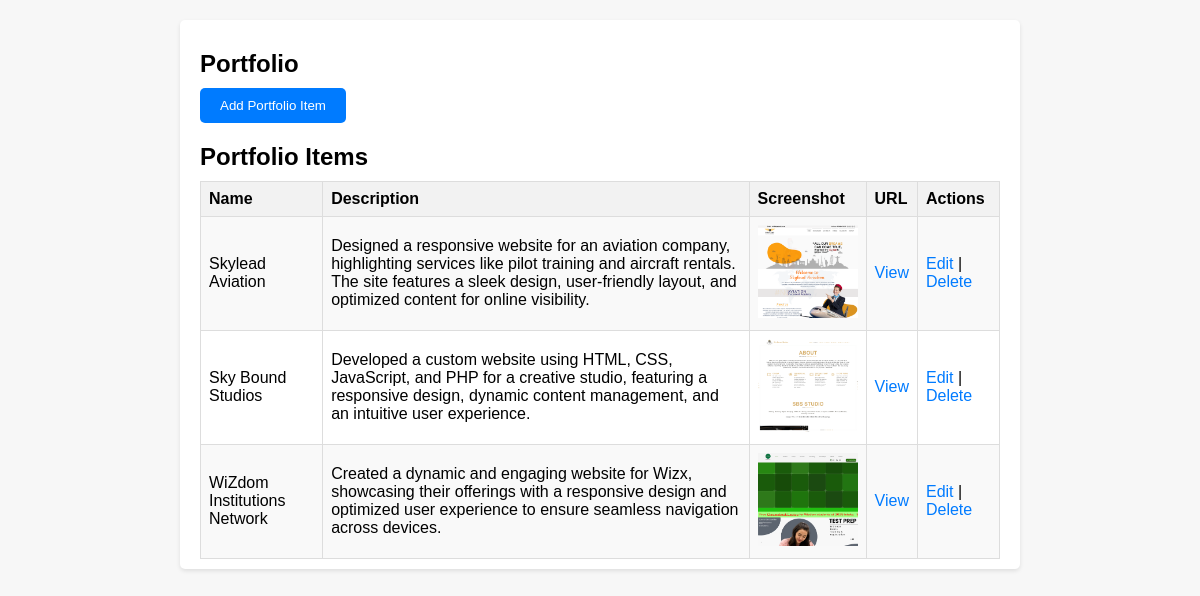
The page /admin/portfolio.php on the database its author committed.
### tables this page shows
CREATE TABLE `portfolio` (
  `id` int(11) NOT NULL,
  `name` varchar(255) NOT NULL,
  `description` text NOT NULL,
  `screenshot` varchar(255) NOT NULL,
  `url` varchar(255) NOT NULL,
  `created_at` timestamp NOT NULL DEFAULT current_timestamp()
);

### server/autoload.php (called while the page is built, shortened)
<?php
spl_autoload_register(function ($class) {
    $file = __DIR__ .'/' . str_replace('\\', '/', $class) . '.php';
});
?>

### server/classes/Database.php (called while the page is built, shortened)
<?php
class Database
{
    private $pdo;
    public function __construct() {
        $path = $path = $_SERVER['DOCUMENT_ROOT'];
        $config = EnvParser::parse($path."/.env");
        try {
            $this->pdo = new PDO(
                "mysql:host={$config['DB_HOST']};dbname={$config['DB_DATABASE']}",
                $config['DB_USERNAME'],
                $config['DB_PASSWORD']
            );
            $this->pdo->setAttribute(PDO::ATTR_ERRMODE, PDO::ERRMODE_EXCEPTION);
        } catch (PDOException $e) {
            die("Error connecting to DB: " . $e->getMessage());
        }
    }
    public function getConnection() {
        return $this->pdo;
    }
}

### server/classes/EnvParser.php (called while the page is built, shortened)
<?php
class EnvParser
{
    public static function parse($file)
    {
        $content = file_get_contents($file);
        $lines = explode("\n", $content);
        $env = [];
        foreach ($lines as $line) {
            $line = trim($line);
            if (empty($line) || strpos($line, '#') === 0) {
                continue;
            }
            list($key, $value) = explode('=', $line, 2);
            $env[$key] = $value;
        }
        return $env;
    }
}
?>

### server/classes/Table.php (called while the page is built, shortened)
<?php
class Table
{
    private $pdo;
    private $logger;
    private $tableName;
    public function __construct($tableName) {
        $database = new Database();
        $this->pdo = $database->getConnection();
        $this->tableName = $tableName;
        $this->logger = new Logger('dev.log');
    }
    public function selectAllRecords() {
        $sql = "SELECT * FROM {$this->tableName}";
        try {
            $stmt = $this->pdo->query($sql);
            return $stmt->fetchAll(PDO::FETCH_ASSOC);
        } catch (PDOException $e) {
            $this->logger->logException($e);
            return false;
        }
    }
}

### admin/portfolio.php (the view, shortened to what this page needs)
<?php
require_once "../server/autoload.php";
$title = "Portfolio";
?>
<!DOCTYPE html>
<html lang="en">
<head>
    <link rel="stylesheet" href="css/styles.css">
</head>
<body>
    <div class="container">
        <h2><?=$title?></h2>
        <div class="button-container">
            <a href="add_portfolio.php"><button>Add Portfolio Item</button></a>
        </div>
        <h2>Portfolio Items</h2>
        <table>
            <tr>
                <th>Name</th>
                <th>Description</th>
                <th>Screenshot</th>
                <th>URL</th>
                <th>Actions</th>
            </tr>
            <?php
            $portfolioTbl = new Table('portfolio');
            if ($portfolios = $portfolioTbl->selectAllRecords()) {
                foreach ($portfolios as $portfolio) {
                    echo "<tr>";
                    echo "<td>{$portfolio['name']}</td>";
                    echo "<td>{$portfolio['description']}</td>";
                    echo "<td><img src='{$portfolio['screenshot']}' alt='{$portfolio['name']}' width='100'></td>";
                    echo "<td><a href='{$portfolio['url']}' target='_blank'>View</a></td>";
                    echo "<td>
                            <a href='./edit_portfolio.php?id={$portfolio['id']}'>Edit</a> |
                            <a href='#' onclick='deletePortfolio({$portfolio['id']})'>Delete</a>
                          </td>";
                    echo "</tr>";
                }
            }
            ?>
        </table>
    </div>
</body>
</html>

### admin/css/styles.css (style rules this page uses)
body { font-family: Arial, sans-serif; margin: 0; padding: 0; background-color: #f7f7f7; }
h2 { margin-top: 20px; margin-bottom: 10px; }
.container { max-width: 800px; margin: 20px auto; padding: 10px 20px; background-color: #fff; border-radius: 5px; box-shadow: 0 2px 4px rgba(0, 0, 0, 0.1); }
.button-container { margin-bottom: 20px; }
.button-container button { margin-right: 10px; padding: 10px 20px; background-color: #007bff; color: #fff; border: none; border-radius: 5px; cursor: pointer; text-decoration: none; }
table { width: 100%; border-collapse: collapse; }
table th, table td { border: 1px solid #ddd; padding: 8px; text-align: left; }
table th { background-color: #f2f2f2; font-weight: bold; }
table tr:nth-child(even) { background-color: #f9f9f9; }
table td a { color: #007bff; text-decoration: none; }

### rows shown on the page
portfolio: name "Skylead Aviation", description "Designed a responsive website for an aviation company, highlighting services like pilot training and aircraft rentals. The site features a sleek design, user-friendly layout, and optimized content for online visibility.", screenshot (picture)
portfolio: name "Sky Bound Studios", description "Developed a custom website using HTML, CSS, JavaScript, and PHP for a creative studio, featuring a responsive design, dynamic content management, and an intuitive user experience.", screenshot (picture)
portfolio: name "WiZdom Institutions Network", description "Created a dynamic and engaging website for Wizx, showcasing their offerings with a responsive design and optimized user experience to ensure seamless navigation across devices.", screenshot (picture)

### other values the page prints
$title "Portfolio"
